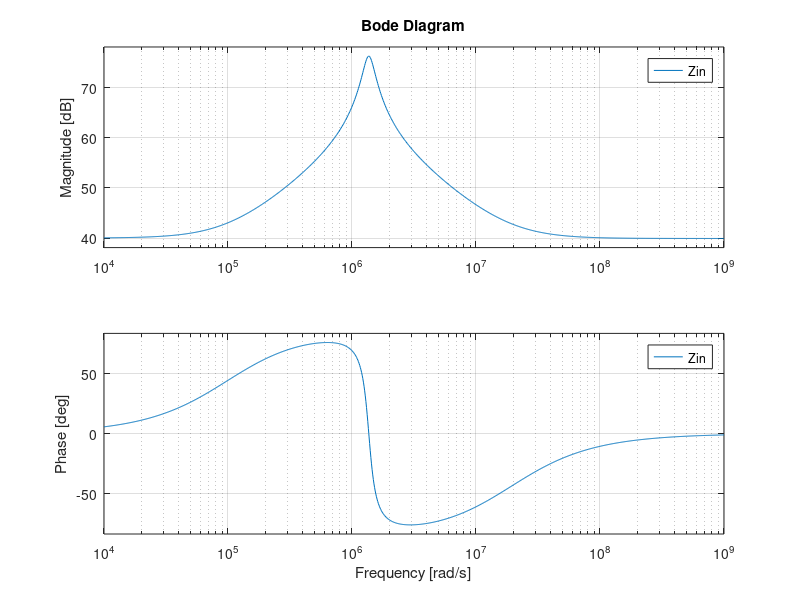

MATLAB code to generate this figure:
clear;
clc;

s= tf('s');
Rg = 100;
Zg = 10000;
Cg = 1e-9;
Vin = 1;
BWP = (3e6) * 2 * pi ;
K = 1 / (1 +(s/BWP)); 
Vmas=Vin * ( Zg /(Zg+ (1/(s*Cg))));
Vmenos= K*(Vmas) ;
Iin = (Vmas / Zg) + (Vin - Vmenos)/Rg;
Zin = Vin/(Iin);
bode(Zin)
%hold on;
%IdealZin= Rg*(Cg* Zg * s + 1);
%bode(IdealZin,{1e3,1e7})
L = Rg*Zg*Cg;
w0 = sqrt(BWP/(Cg*(Rg+Zg)));
xi = Rg*Cg*w0/2;